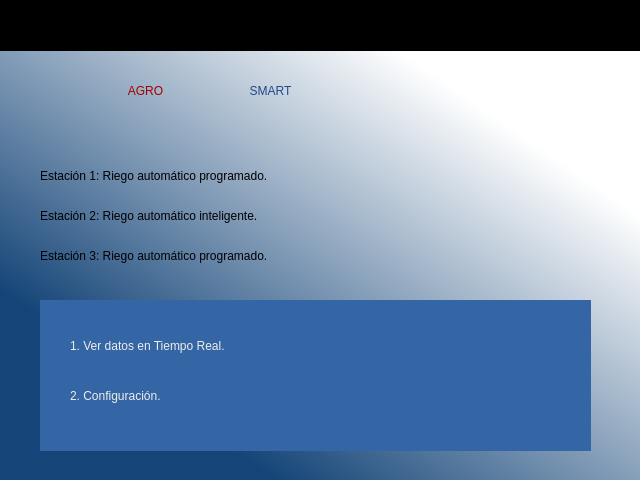
<?xml version="1.0" encoding="UTF-8"?>
<ui version="4.0">
 <class>Dialog</class>
 <widget class="QDialog" name="Dialog">
  <property name="geometry">
   <rect>
    <x>0</x>
    <y>0</y>
    <width>640</width>
    <height>480</height>
   </rect>
  </property>
  <property name="windowTitle">
   <string>Dialog</string>
  </property>
  <widget class="QWidget" name="widget_principal" native="true">
   <property name="geometry">
    <rect>
     <x>0</x>
     <y>50</y>
     <width>651</width>
     <height>441</height>
    </rect>
   </property>
   <property name="styleSheet">
    <string notr="true">QWidget#widget_principal{
background-color:qlineargradient(spread:pad, x1:0.209403, y1:0.756, x2:0.791075, y2:0.182, stop:0 rgba(21, 69, 120, 255), stop:1 rgba(255, 255, 255, 255))
}</string>
   </property>
   <widget class="QLabel" name="label_3">
    <property name="geometry">
     <rect>
      <x>90</x>
      <y>-10</y>
      <width>111</width>
      <height>101</height>
     </rect>
    </property>
    <property name="styleSheet">
     <string notr="true">font: 57 italic 32pt &quot;Ubuntu&quot;;
color:rgb(164, 0, 0)</string>
    </property>
    <property name="text">
     <string>AGRO</string>
    </property>
    <property name="alignment">
     <set>Qt::AlignCenter</set>
    </property>
   </widget>
   <widget class="QLabel" name="label_4">
    <property name="geometry">
     <rect>
      <x>200</x>
      <y>-10</y>
      <width>141</width>
      <height>101</height>
     </rect>
    </property>
    <property name="styleSheet">
     <string notr="true">font: 57 italic 32pt &quot;Ubuntu&quot;;
color:rgb(32, 74, 135)</string>
    </property>
    <property name="text">
     <string>SMART</string>
    </property>
    <property name="alignment">
     <set>Qt::AlignCenter</set>
    </property>
   </widget>
   <widget class="QLabel" name="label_5">
    <property name="geometry">
     <rect>
      <x>10</x>
      <y>10</y>
      <width>71</width>
      <height>71</height>
     </rect>
    </property>
    <property name="text">
     <string/>
    </property>
    <property name="pixmap">
     <pixmap resource="config_imag.qrc">:/prefijoNuevo/logo.png</pixmap>
    </property>
    <property name="scaledContents">
     <bool>true</bool>
    </property>
   </widget>
   <widget class="QLabel" name="lbl_riego_est1">
    <property name="geometry">
     <rect>
      <x>40</x>
      <y>100</y>
      <width>561</width>
      <height>51</height>
     </rect>
    </property>
    <property name="styleSheet">
     <string notr="true">font: 22pt &quot;Ubuntu&quot;;</string>
    </property>
    <property name="text">
     <string>Estación 1: Riego automático programado.</string>
    </property>
   </widget>
   <widget class="QLabel" name="lbl_riego_est2">
    <property name="geometry">
     <rect>
      <x>40</x>
      <y>140</y>
      <width>561</width>
      <height>51</height>
     </rect>
    </property>
    <property name="styleSheet">
     <string notr="true">font: 22pt &quot;Ubuntu&quot;;</string>
    </property>
    <property name="text">
     <string>Estación 2: Riego automático inteligente.</string>
    </property>
   </widget>
   <widget class="QLabel" name="lbl_riego_est3">
    <property name="geometry">
     <rect>
      <x>40</x>
      <y>180</y>
      <width>561</width>
      <height>51</height>
     </rect>
    </property>
    <property name="styleSheet">
     <string notr="true">font: 22pt &quot;Ubuntu&quot;;</string>
    </property>
    <property name="text">
     <string>Estación 3: Riego automático programado.</string>
    </property>
   </widget>
   <widget class="QWidget" name="widget_options" native="true">
    <property name="geometry">
     <rect>
      <x>40</x>
      <y>250</y>
      <width>551</width>
      <height>151</height>
     </rect>
    </property>
    <property name="styleSheet">
     <string notr="true">QWidget#widget_options{
background-color:rgb(52, 101, 164)
}</string>
    </property>
    <widget class="QLabel" name="lbl_opt_1">
     <property name="geometry">
      <rect>
       <x>30</x>
       <y>20</y>
       <width>511</width>
       <height>51</height>
      </rect>
     </property>
     <property name="styleSheet">
      <string notr="true">font: 22pt &quot;Ubuntu&quot;;
color:rgb(238, 238, 236)</string>
     </property>
     <property name="text">
      <string>1. Ver datos en Tiempo Real.</string>
     </property>
    </widget>
    <widget class="QLabel" name="lbl_opt_2">
     <property name="geometry">
      <rect>
       <x>30</x>
       <y>70</y>
       <width>511</width>
       <height>51</height>
      </rect>
     </property>
     <property name="styleSheet">
      <string notr="true">font: 22pt &quot;Ubuntu&quot;;
color:rgb(238, 238, 236)</string>
     </property>
     <property name="text">
      <string>2. Configuración.</string>
     </property>
    </widget>
   </widget>
  </widget>
  <widget class="QWidget" name="widget_fecha" native="true">
   <property name="geometry">
    <rect>
     <x>0</x>
     <y>0</y>
     <width>641</width>
     <height>51</height>
    </rect>
   </property>
   <property name="styleSheet">
    <string notr="true">QWidget#widget_fecha{
background-color:rgb(0, 0, 0)}</string>
   </property>
   <widget class="QLabel" name="lbl_hora">
    <property name="geometry">
     <rect>
      <x>20</x>
      <y>10</y>
      <width>151</width>
      <height>21</height>
     </rect>
    </property>
    <property name="styleSheet">
     <string notr="true">font: 57 16pt &quot;Ubuntu&quot;;
color:rgb(238, 238, 236);</string>
    </property>
    <property name="text">
     <string/>
    </property>
   </widget>
   <widget class="QLabel" name="lbl_fecha">
    <property name="geometry">
     <rect>
      <x>460</x>
      <y>10</y>
      <width>161</width>
      <height>21</height>
     </rect>
    </property>
    <property name="styleSheet">
     <string notr="true">font: 57 16pt &quot;Ubuntu&quot;;
color:rgb(238, 238, 236);</string>
    </property>
    <property name="text">
     <string/>
    </property>
   </widget>
  </widget>
 </widget>
 <resources>
  <include location="config_imag.qrc"/>
 </resources>
 <connections/>
</ui>
